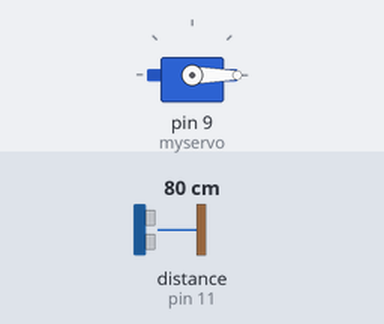
Recording of a sketch running on a simulated Arduino Uno, built with avr-gcc and run on an emulated ATmega328P. On the bench: servo. Wiring (inferred from the names in the program): ultrasonic range finder: trigger pin 12; echo pin 11. The inputs (shaded band) are chosen by the test bench; at power-on: distance to the obstacle (sensor on pin 11) 80 cm. The echo pulse lasts 58.3 µs per cm.

Above: at 2.2 s.
2.3 s: distance to the obstacle (sensor on pin 11) set to 37 cm
4.2 s: distance to the obstacle (sensor on pin 11) set to 30 cm
At 6.1 s:
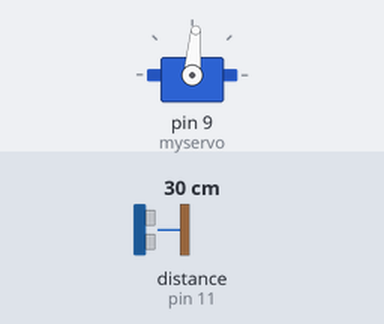
6.6 s: distance to the obstacle (sensor on pin 11) set to 35 cm
At 8.3 s:
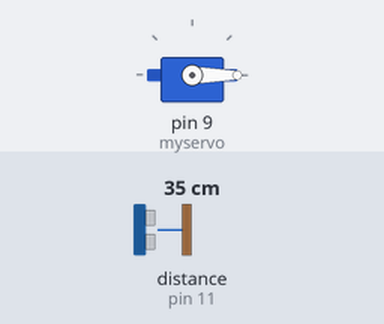
8.6 s: distance to the obstacle (sensor on pin 11) set to 2 cm
At 10.7 s:
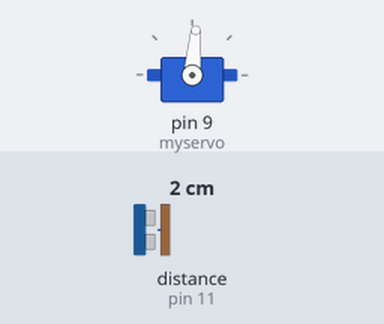
Timing chart, 0 to 11.7 s (numbered marks = the images above; inputs shaded):
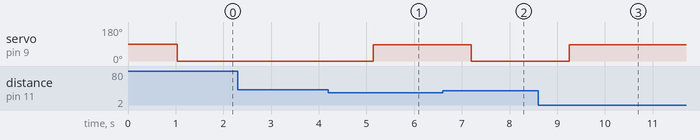

Measured:
- the behaviour switches between 33 and 32 cm on distance to the obstacle (sensor on pin 11) (found by bisection; images 0 and 1)
- after the input at 2.3 s, every drawn part: stays the same
- after the input at 4.2 s, servo on pin 9 (myservo): 0° → 85° after 0.94 s
- after the input at 6.6 s, servo on pin 9 (myservo): 85° → 0° after 0.60 s
- after the input at 8.6 s, servo on pin 9 (myservo): 0° → 85° after 0.65 s

The sketch:

ProximityMailbox.ino
```cpp
#include <Servo.h>
#include "SR04.h"

#define TRIG_PIN 12
#define ECHO_PIN 11
SR04 sr04 = SR04(ECHO_PIN, TRIG_PIN);
long a;

Servo myservo;
int pos = 0;    // position expressed in degrees

void setup() {
  //   Serial.begin(9600);
  myservo.attach(9);  // servo signale pin
  delay(1000);
}

void loop() {
  a = sr04.Distance();
  //   Serial.print(a);
  //   Serial.print(" cm");
  if (a <= 31) {
    pos = 85;
    //      Serial.print(" Close ");
    //      Serial.println(pos);
    myservo.write(pos);
  }
  else {
    pos = 0;
    //     Serial.print(" Far ");
    //     Serial.println(pos);
    myservo.write(pos);
  }
  delay(1000);
}
```
